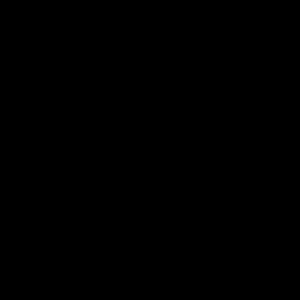
Frame 1 (no input)
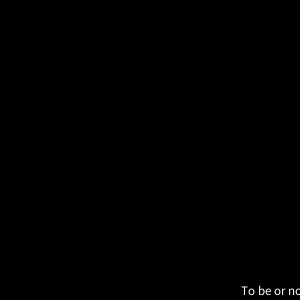
Frame 60 (the mouse pressed at the canvas centre just before this capture)
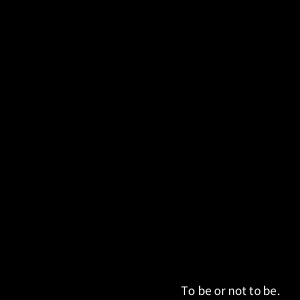
Frame 120 (the mouse held since frame 60 and released just before this capture)

The Processing sketch that drew these frames (run headless with seeded random() and noise(); from frame 60 on, the mouse is pressed at the canvas centre):

// Processing sketch: news_text_scrolling_left_to_right
// ── news_text_scrolling_left_to_right.pde
float x;

void setup(){
  size(300,300);
  background(0);
  x=300;
}

void draw(){
  background(0);
  String s = "To be or not to be.";
  textSize(13);
  textAlign(LEFT);
  text(s,x,height-5);
  x--;
  if(x+textWidth(s)<0)
    x = width;
}
